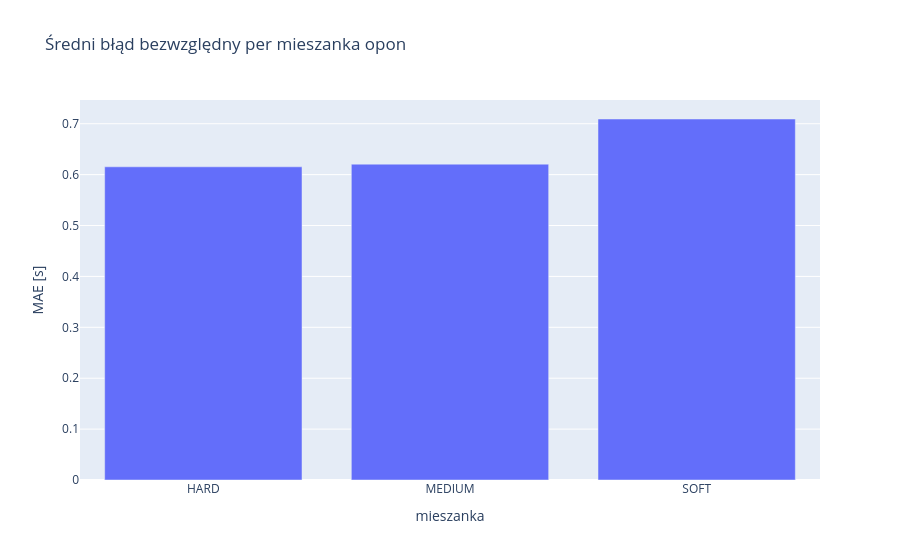

The cell this chart's notebook holds for it:
### Code cell
by_comp = (reg.assign(abs_err=reg['residual'].abs())
           .groupby('Compound')['abs_err'].agg(['mean', 'count']).reset_index())
fig = px.bar(by_comp, x='Compound', y='mean',
             title='Średni błąd bezwzględny per mieszanka opon',
             labels={'mean': 'MAE [s]', 'Compound': 'mieszanka'})
fig.show()
by_comp

### Figure 1 — Plotly figure (JSON) as saved in the notebook; plotly's stock layout.template omitted (floating-point values rounded to 4 significant figures)
{"data": [{"hovertemplate": "mieszanka=%{x}<br>MAE [s]=%{y}<extra></extra>", "legendgroup": "", "marker": {"color": "#636efa", "pattern": {"shape": ""}}, "name": "", "orientation": "v", "showlegend": false, "textposition": "auto", "type": "bar", "x": ["HARD", "MEDIUM", "SOFT"], "xaxis": "x", "y": [0.6154, 0.6206, 0.7093], "yaxis": "y"}], "layout": {"barmode": "relative", "legend": {"tracegroupgap": 0}, "title": {"text": "Średni błąd bezwzględny per mieszanka opon"}, "xaxis": {"anchor": "y", "domain": [0.0, 1.0], "title": {"text": "mieszanka"}}, "yaxis": {"anchor": "x", "domain": [0.0, 1.0], "title": {"text": "MAE [s]"}}}}
